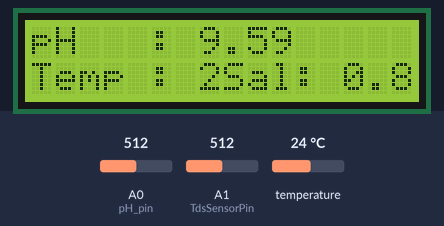
Simulated run of this sketch. Board: Arduino Uno, built with avr-gcc and run on an emulated ATmega328P. Shown: 16×2 character LCD. The inputs (shaded band) are chosen by the test bench; at power-on: A0 (pH_pin) = 512, temperature 24 °C, A1 (TdsSensorPin) = 512. What the sketch prints to the serial monitor is not drawn.

Above: at 2.5 s.
2.6 s: A0 (pH_pin) set to 716
At 5.1 s:
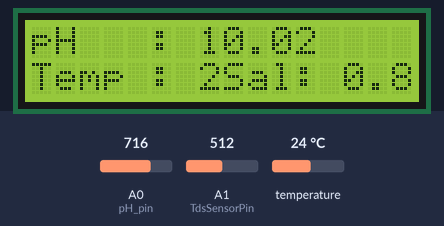
6.5 s: temperature set to 12 °C
At 7.7 s:
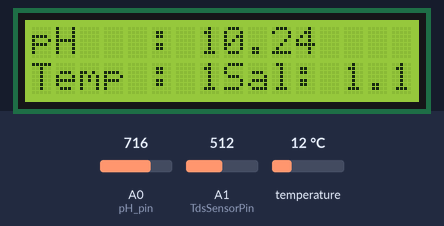
9.3 s: A1 (TdsSensorPin) set to 716
At 10.2 s:
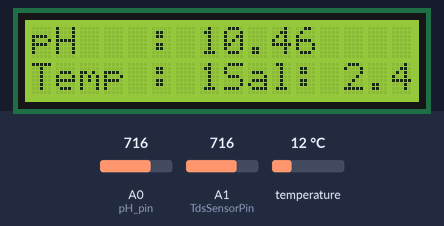
11.9 s: temperature set to 19 °C
At 12.7 s:
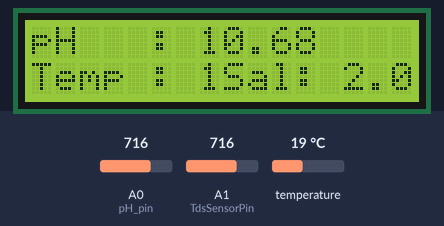
14.4 s: A0 (pH_pin) set to 900
At 17.0 s:
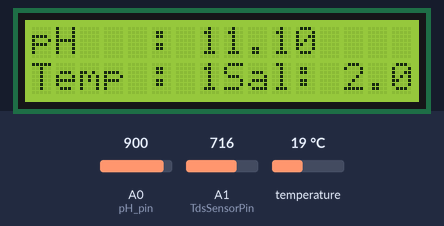
18.3 s: A1 (TdsSensorPin) set to 900
At 19.5 s:
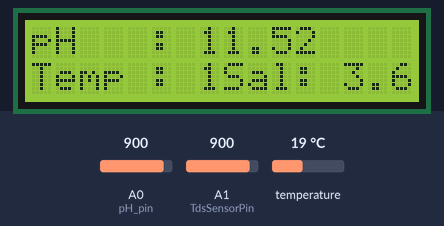
Timing chart, 0 to 21.3 s (numbered marks = the images above; inputs shaded):
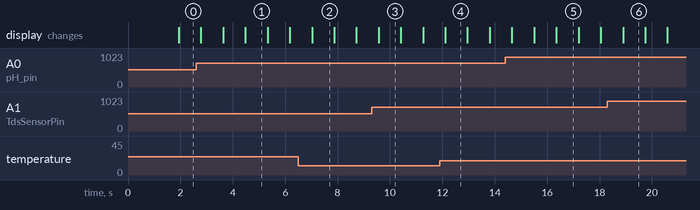

The sketch:

test1.ino
```cpp
// Libraries
#include <Wire.h>                 // I2C communication
#include <LiquidCrystal_I2C.h>    // Interfacing with I2C-based LCD displays
#include <DallasTemperature.h>    // Interface with Dallas temperature sensors
#include <OneWire.h>              // OneWire communication for temperature sensor
#include <GravityTDS.h>           // Interface with GravityTDS

// Constants
#define TdsSensorPin A1           // The analog pin connected to the salinity sensor
#define pH_pin A0                 // The analog pin connected to the pH sensor
#define ONE_WIRE_BUS 2            // The digital pin connected to the OneWire bus for temperature sensors
#define X 1.2                     // Calibrating pH sensor
#define samplingInterval 20       // Collect the value every 20ms
#define printInterval 1000        // Print every 1000ms
#define ArrayLenth 50             // Put the collect value in the array

// Global Variables
GravityTDS gravityTds;                         // Create an instance of the GravityTDS class
LiquidCrystal_I2C lcd(0x27, 16, 2);            // Initialize the LCD with I2C address 0x27
OneWire oneWire(ONE_WIRE_BUS);                 // Setup a OneWire instance to communicate with any OneWire device
DallasTemperature sensors(&oneWire);           // Pass the OneWire reference to DallasTemperature
int pHArray[ArrayLenth];                       // Array to store pH values
int pHArrayIndex = 0;                          // pH array index

void setup() {
  Serial.begin(9600);                          // Start serial communication at 9600 bps
  lcd.init();                                  // Initialize the LCD
  lcd.backlight();                             // Turn on the backlight
  lcd.begin(16, 2);                            // Initialize the LCD with 16 columns and 2 rows
  sensors.begin();                             // Initialize the Dallas temperature sensor
  gravityTds.setPin(TdsSensorPin);             // Set the pin for TDS sensor
  gravityTds.setAref(5.0);                     // Define the reference voltage to 5V
  gravityTds.setAdcRange(1024);                // Set the ADC range
  gravityTds.begin();                          // Initialize the TDS sensor
}

void loop() {
  float pHVal, voltVal;                        // Declare variables to store pH and voltage values
  mean_average_pH(pHVal, voltVal);             // Calculate mean average pH value
  float temperature = readTemperature();       // Read temperature value
  gravityTds.setTemperature(temperature);      // Set temperature compensation for TDS
  gravityTds.update();                         // Update TDS value
  float tdsValue = gravityTds.getTdsValue();   // Get TDS value in ppm
  float salinity = tdsValue * 0.00064;         // Convert TDS value to salinity in w/w% (approximation)
  displayData(pHVal, temperature, salinity);   // Display data on LCD
  serialData(pHVal, voltVal, temperature, salinity); // Send data to serial monitor
}

void mean_average_pH(float &pHVal, float &voltVal) {
  static unsigned long samplingTime = millis();  // Variable to keep track of sampling time
  static unsigned long printTime = millis();     // Variable to keep track of print time
  float pHValue, voltage;                        // Declare variables to store pH value and voltage

  do {
    if (millis() - samplingTime > samplingInterval) {  // Check if sampling interval has passed
      pHArray[pHArrayIndex++] = analogRead(pH_pin);    // Read pH value and store in array
      if (pHArrayIndex == ArrayLenth) pHArrayIndex = 0; // Reset array index if it reaches array length
      voltage = avergearray(pHArray, ArrayLenth) * 5.0 / 1024;  // Calculate voltage
      pHValue = 3.5 * voltage + X;                     // Calculate pH value
      samplingTime = millis();                         // Update sampling time
    }
    if (millis() - printTime > printInterval) {        // Check if print interval has passed
      pHVal = pHValue;                                 // Update pH value
      voltVal = voltage;                               // Update voltage value
      break;                                           // Exit loop
    }
  } while (true);
}

double avergearray(int* arr, int number) {
  int i;
  int max, min;
  double avg;
  long amount = 0;

  if (number <= 0) {                                  // Check for invalid array length
    Serial.println("Error number for the array to averaging!");
    return 0;
  }
  if (number < 5) {                                   // If array length is less than 5, calculate average directly
    for (i = 0; i < number; i++) amount += arr[i];
    avg = amount / number;
    return avg;
  } else {                                            // If array length is 5 or more, calculate average excluding min and max
    if (arr[0] < arr[1]) {
      min = arr[0];
      max = arr[1];
    } else {
      min = arr[1];
      max = arr[0];
    }
    for (i = 2; i < number; i++) {
      if (arr[i] < min) {
        amount += min;
        min = arr[i];
      } else if (arr[i] > max) {
        amount += max;
        max = arr[i];
      } else {
        amount += arr[i];
      }
    }
    avg = (double)amount / (number - 2);               // Calculate average excluding min and max
  }
  return avg;
}

void displayData(float pHValue, float temperature, float salinity) {
  lcd.setCursor(0, 0);                               // Set cursor to first row, first column
  lcd.print("pH   : ");                              // Print label for pH value
  lcd.print(pHValue, 2);                             // Print pH value with 2 decimal places

  lcd.setCursor(0, 1);                               // Set cursor to second row, first column
  lcd.print("Temp : ");                              // Print label for temperature
  lcd.print(temperature, 2);                         // Print temperature with 2 decimal places
  lcd.print(" C");                                   // Print temperature unit

  lcd.setCursor(8, 1);                               // Set cursor to second row, ninth column
  lcd.print("Sal: ");                                // Print label for salinity
  lcd.print(salinity, 2);                            // Print salinity with 2 decimal places
  lcd.print(" %");                                   // Print salinity unit
}

void serialData(float pHValue, float voltage, float temperature, float salinity) {
  Serial.println("*****************");               // Print separator line
  Serial.print("pH      : ");                        // Print label for pH
  Serial.println(pHValue, 2);                        // Print pH value with 2 decimal places
  Serial.print("Voltage : ");                        // Print label for voltage
  Serial.println(voltage, 2);                        // Print voltage with 2 decimal places
  Serial.print("Temp    : ");                        // Print label for temperature
  Serial.print(temperature, 2);                      // Print temperature with 2 decimal places
  Serial.println(" C");                              // Print temperature unit
  Serial.print("Salinity: ");                        // Print label for salinity
  Serial.print(salinity, 2);                         // Print salinity with 2 decimal places
  Serial.println(" %");                              // Print salinity unit
  Serial.println("*****************\n");             // Print separator line
}

float readTemperature() {
  sensors.requestTemperatures();                     // Request temperature measurement
  return sensors.getTempCByIndex(0);                 // Get temperature in Celsius from the first sensor
}
```

Measured:
- what the display in image 1 shows lasts 0.8 s, from 4.5 s to 5.3 s
